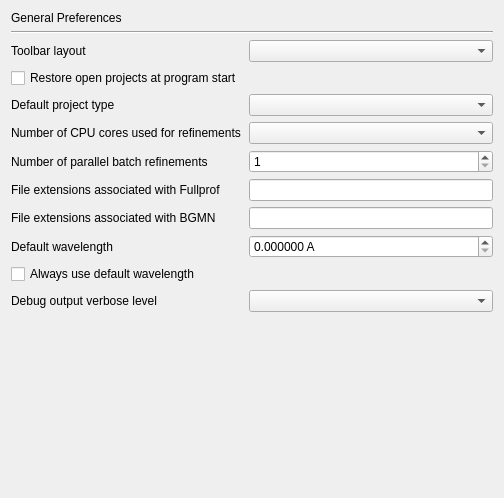
<?xml version="1.0" encoding="UTF-8"?>
<ui version="4.0">
 <class>PrefPageGeneral</class>
 <widget class="QWidget" name="PrefPageGeneral">
  <property name="geometry">
   <rect>
    <x>0</x>
    <y>0</y>
    <width>504</width>
    <height>498</height>
   </rect>
  </property>
  <property name="windowTitle">
   <string>Form</string>
  </property>
  <layout class="QGridLayout" name="gridLayout">
   <item row="5" column="2">
    <widget class="QComboBox" name="comboBoxNThreads">
     <property name="toolTip">
      <string>&quot;Automatic&quot; will analyze the hardware and use all avalable CPU cores.</string>
     </property>
    </widget>
   </item>
   <item row="7" column="2">
    <widget class="QLineEdit" name="lineEditFpFext">
     <property name="toolTip">
      <string>File extensions opened as Fullprof projects. 

For example: &quot;prf pcr sum out dat&quot;</string>
     </property>
    </widget>
   </item>
   <item row="12" column="0" colspan="3">
    <spacer name="verticalSpacer">
     <property name="orientation">
      <enum>Qt::Vertical</enum>
     </property>
     <property name="sizeHint" stdset="0">
      <size>
       <width>20</width>
       <height>40</height>
      </size>
     </property>
    </spacer>
   </item>
   <item row="6" column="2">
    <widget class="QSpinBox" name="spinBoxParallelBatch">
     <property name="toolTip">
      <string>Number of projects refined in parallel in batch refinements</string>
     </property>
     <property name="minimum">
      <number>1</number>
     </property>
     <property name="maximum">
      <number>128</number>
     </property>
    </widget>
   </item>
   <item row="5" column="0" colspan="2">
    <widget class="QLabel" name="label_31">
     <property name="text">
      <string>Number of CPU cores used for refinements</string>
     </property>
    </widget>
   </item>
   <item row="1" column="0" colspan="3">
    <widget class="Line" name="line_9">
     <property name="orientation">
      <enum>Qt::Horizontal</enum>
     </property>
    </widget>
   </item>
   <item row="7" column="0" colspan="2">
    <widget class="QLabel" name="label_30">
     <property name="text">
      <string>File extensions associated with Fullprof</string>
     </property>
    </widget>
   </item>
   <item row="2" column="2">
    <widget class="QComboBox" name="comboBoxToolbarLayout">
     <property name="toolTip">
      <string>Choose whether icons and/or text will be shown for functions in the tool bar.</string>
     </property>
    </widget>
   </item>
   <item row="3" column="0" colspan="2">
    <widget class="QCheckBox" name="checkBoxRestoreOpenProjects">
     <property name="toolTip">
      <string>If checked, the projects of the last session will be restored when opening the program.</string>
     </property>
     <property name="text">
      <string>Restore open projects at program start</string>
     </property>
    </widget>
   </item>
   <item row="8" column="2">
    <widget class="QLineEdit" name="lineEditBgmnFext">
     <property name="toolTip">
      <string>File extensions opened as BGMN projects. 

For example: &quot;dia sav str lst&quot;</string>
     </property>
    </widget>
   </item>
   <item row="4" column="0" colspan="2">
    <widget class="QLabel" name="label_9">
     <property name="text">
      <string>Default project type</string>
     </property>
    </widget>
   </item>
   <item row="2" column="0" colspan="2">
    <widget class="QLabel" name="label_4">
     <property name="text">
      <string>Toolbar layout</string>
     </property>
    </widget>
   </item>
   <item row="11" column="2">
    <widget class="QComboBox" name="comboBoxDebugVerbose"/>
   </item>
   <item row="10" column="0" colspan="3">
    <widget class="QCheckBox" name="checkBoxDefaultWl">
     <property name="toolTip">
      <string>Ignore the wavelength read from raw scan files and always use the default wavelength.</string>
     </property>
     <property name="text">
      <string>Always use default wavelength</string>
     </property>
    </widget>
   </item>
   <item row="11" column="0" colspan="2">
    <widget class="QLabel" name="label_2">
     <property name="text">
      <string>Debug output verbose level</string>
     </property>
    </widget>
   </item>
   <item row="8" column="0" colspan="2">
    <widget class="QLabel" name="label_5">
     <property name="text">
      <string>File extensions associated with BGMN</string>
     </property>
    </widget>
   </item>
   <item row="0" column="0">
    <widget class="QLabel" name="label_42">
     <property name="text">
      <string>General Preferences</string>
     </property>
    </widget>
   </item>
   <item row="9" column="0" colspan="2">
    <widget class="QLabel" name="label_26">
     <property name="text">
      <string>Default wavelength</string>
     </property>
    </widget>
   </item>
   <item row="6" column="0" colspan="2">
    <widget class="QLabel" name="label_3">
     <property name="text">
      <string>Number of parallel batch refinements</string>
     </property>
    </widget>
   </item>
   <item row="9" column="2">
    <widget class="QDoubleSpinBox" name="doubleSpinBoxDefaultWl">
     <property name="toolTip">
      <string>Specifies the fallback X-ray wavelength. This value will be used if no wavelength can be read from the scan file.</string>
     </property>
     <property name="suffix">
      <string> A</string>
     </property>
     <property name="decimals">
      <number>6</number>
     </property>
    </widget>
   </item>
   <item row="4" column="2">
    <widget class="QComboBox" name="comboBoxDefaultProjectType">
     <property name="toolTip">
      <string>Select the type of project to be created by default when opening a new scan file or creating a new project.</string>
     </property>
     <property name="currentIndex">
      <number>-1</number>
     </property>
    </widget>
   </item>
  </layout>
 </widget>
 <tabstops>
  <tabstop>comboBoxToolbarLayout</tabstop>
  <tabstop>checkBoxRestoreOpenProjects</tabstop>
  <tabstop>comboBoxDefaultProjectType</tabstop>
  <tabstop>comboBoxNThreads</tabstop>
  <tabstop>spinBoxParallelBatch</tabstop>
  <tabstop>lineEditFpFext</tabstop>
  <tabstop>lineEditBgmnFext</tabstop>
  <tabstop>doubleSpinBoxDefaultWl</tabstop>
  <tabstop>checkBoxDefaultWl</tabstop>
  <tabstop>comboBoxDebugVerbose</tabstop>
 </tabstops>
 <resources/>
 <connections/>
</ui>
